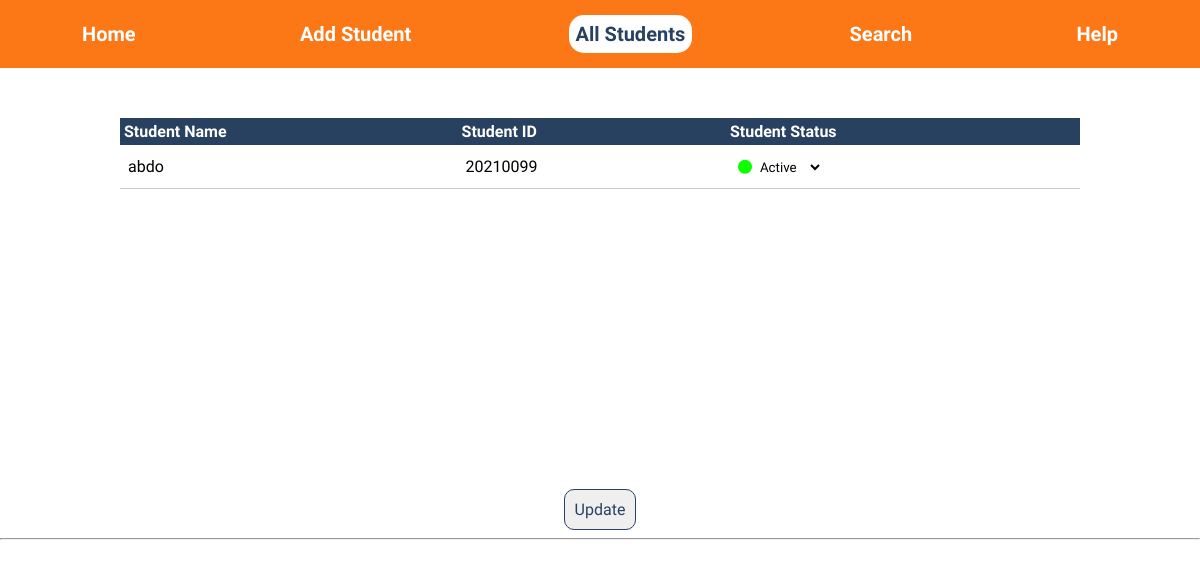
/all_students.html/, run on an earlier commit of the app's database.
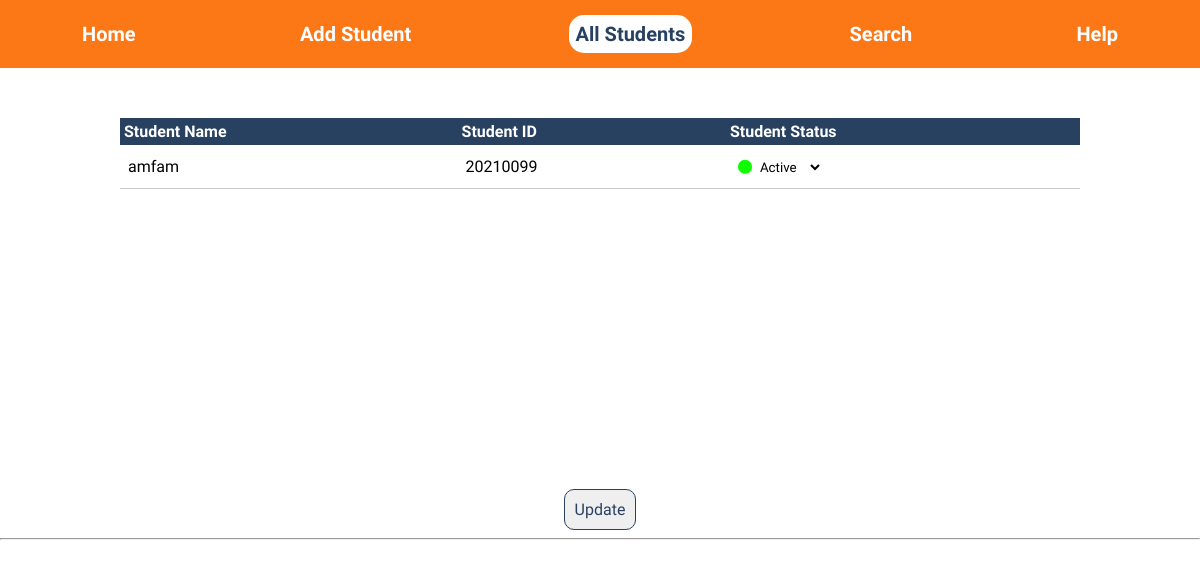
And on a later commit of the database.
### Main/models.py (models this page shows, shortened)
class Student(models.Model):
    id = models.CharField(max_length=8, primary_key=True)
    name = models.CharField(max_length=64)
    dateOfBirth = models.DateTimeField()
    email = models.CharField(max_length=64)
    gpa = models.CharField(max_length=4)
    level = models.CharField(max_length=1)
    status = models.CharField(max_length=64)
    phone = models.CharField(max_length=12)
    department = models.CharField(max_length=2)
    gender = models.CharField(max_length=6)

### Main/views/main.py (the view)
# urls.py: path('all_students.html/',main.all, name='all'),
def all(request):
    Students = Student.objects.all().values()
    context = {
        'Students':Students
    }
    return render(request, 'allStudents/all_students.html', context)

### Main/templates/allStudents/all_students.html (shortened to what this page needs)
<!DOCTYPE html>
<html>
<head>
    {%load static%}
    <link rel="stylesheet" href="{% static 'css/global.css' %}" />
    <link rel="stylesheet" href="{% static 'css/all_students.css' %}">
</head>
<body>
    <header>
        <ul>
            <a href="{% url 'home'%}">Home</a>
            <a href="{% url 'add'%}">Add Student</a>
            <a class= "active" href="{% url 'all'%}">All Students</a>
            <a href="{% url 'search'%}">Search</a>
            <a href="{% url 'help'%}">Help</a>
        </ul>
    </header>
    <div>
        <table id="students">
            <tbody id="table">
                <tr>
                    <th>Student Name</th>
                    <th>Student ID</th>
                    <th>Student Status</th>
                </tr>
                {% for student in Students %}
                <tr>
                    <td>{{student.name}}</td>
                    <td>{{student.id}}</td>
                    <td>
                        <div class="StatDiv">
                            {% if student.status == 'Active' %}
                            <i class="fa-sharp fa-solid fa-circle custom-circle" style="color: #0eff00; font-size: 14px;"></i>
                            {% elif student.status == 'Inactive' %}
                            <i class="fa-sharp fa-solid fa-circle custom-circle" style="color: #ff3300; font-size: 14px;"></i>
                            {% endif %}
                            <select id="{{ student.id }}">
                                <option value="Active" {% if student.status == 'Active' %} selected {% endif %}>
                                    Active
                                </option>
                        </select>
                        </div>
                    </td>
                </tr>
                {% endfor %}
            </tbody>
        </table>
        <div>
            <button type="button" class="btn" id ="updateBtn" onclick="updateData()">Update</button>
        </div>
    </div>
    <hr>
</body>
</html>

What changed in the data, as far as the page shows it:
changed Student "Active": name "abdo" → "amfam"
